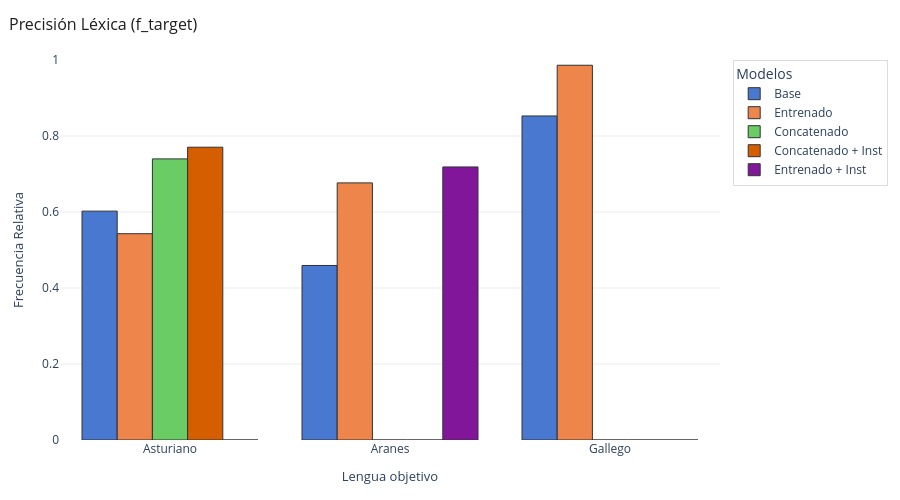
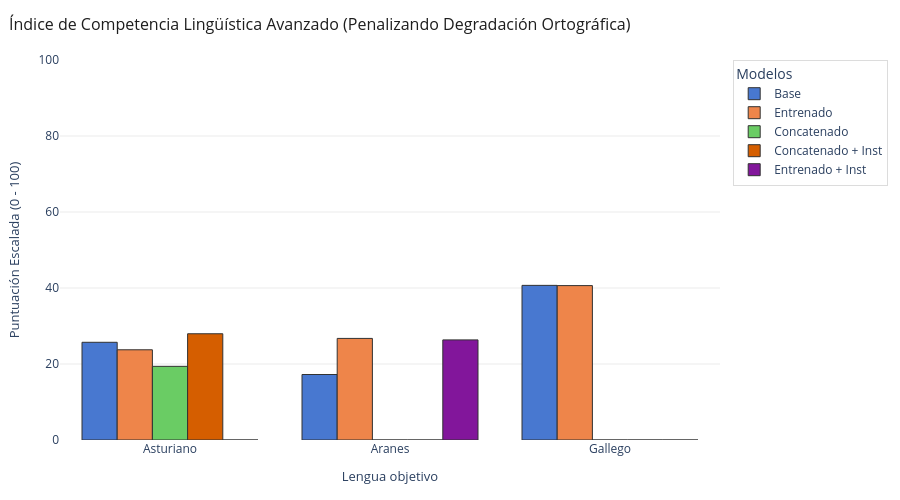

The code cell stored with these charts, in order, in its notebook:
### Code cell
idiomas = ["asturiano", "aranes", "gallego"]

# Gráfica 1: Tu métrica nuclear directa
explore.generar_grafico_barras(
    datos_globales=resultados_qlora,
    extractor="freq_target",
    titulo="Precisión Léxica (f_target)",
    ylabel="Frecuencia Relativa",
    ylim=(0, 1.0),
    idiomas_orden=idiomas,
    output_path= None,
    motor=aesthetics.PLOTLY
)

# Gráfica 2: El nuevo índice refinado con penalización por errores nuevos
explore.generar_grafico_barras(
    datos_globales=resultados_qlora,
    extractor=indice,
    titulo="Índice de Competencia Lingüística Avanzado (Penalizando Degradación Ortográfica)",
    ylabel="Puntuación Escalada (0 - 100)",
    ylim=(0, 100),
    idiomas_orden=idiomas,
    output_path= None,
    motor=explore.PLOTLY
)

### Figure 1 — Plotly figure (JSON) as saved in the notebook; plotly's stock layout.template omitted (floating-point values rounded to 4 significant figures)
{"data": [{"hovertemplate": "<b>Base</b><br>Idioma: %{x}<br>Frecuencia Relativa: %{y}<extra></extra>", "marker": {"color": "#4878d0", "line": {"color": "rgb(50,50,50)", "width": 1}}, "name": "Base", "type": "bar", "x": ["Asturiano", "Aranes", "Gallego"], "y": [0.6023, 0.4593, 0.8528]}, {"hovertemplate": "<b>Entrenado</b><br>Idioma: %{x}<br>Frecuencia Relativa: %{y}<extra></extra>", "marker": {"color": "#ee854a", "line": {"color": "rgb(50,50,50)", "width": 1}}, "name": "Entrenado", "type": "bar", "x": ["Asturiano", "Aranes", "Gallego"], "y": [0.5429, 0.6766, 0.9862]}, {"hovertemplate": "<b>Concatenado</b><br>Idioma: %{x}<br>Frecuencia Relativa: %{y}<extra></extra>", "marker": {"color": "#6acc64", "line": {"color": "rgb(50,50,50)", "width": 1}}, "name": "Concatenado", "type": "bar", "x": ["Asturiano", "Aranes", "Gallego"], "y": [0.7398, 0, 0]}, {"hovertemplate": "<b>Concatenado + Inst</b><br>Idioma: %{x}<br>Frecuencia Relativa: %{y}<extra></extra>", "marker": {"color": "#d55e00", "line": {"color": "rgb(50,50,50)", "width": 1}}, "name": "Concatenado + Inst", "type": "bar", "x": ["Asturiano", "Aranes", "Gallego"], "y": [0.7705, 0, 0]}, {"hovertemplate": "<b>Entrenado + Inst</b><br>Idioma: %{x}<br>Frecuencia Relativa: %{y}<extra></extra>", "marker": {"color": "#82169b", "line": {"color": "rgb(50,50,50)", "width": 1}}, "name": "Entrenado + Inst", "type": "bar", "x": ["Asturiano", "Aranes", "Gallego"], "y": [0, 0.7186, 0]}], "layout": {"barmode": "group", "height": 500, "legend": {"bordercolor": "rgb(220,220,220)", "borderwidth": 1, "title": {"text": "Modelos"}}, "margin": {"b": 60, "l": 60, "r": 40, "t": 60}, "paper_bgcolor": "white", "plot_bgcolor": "white", "title": {"font": {"color": "rgb(30,30,30)", "size": 16}, "text": "Precisión Léxica (f_target)", "x": 0.01}, "width": 900, "xaxis": {"tickfont": {"size": 12}, "title": {"font": {"size": 13}, "text": "Lengua objetivo"}}, "yaxis": {"gridcolor": "rgb(235,235,235)", "range": [0, 1], "tickfont": {"size": 12}, "title": {"font": {"size": 13}, "text": "Frecuencia Relativa"}}}}

### Figure 2 — Plotly figure (JSON) as saved in the notebook; plotly's stock layout.template omitted (floating-point values rounded to 4 significant figures)
{"data": [{"hovertemplate": "<b>Base</b><br>Idioma: %{x}<br>Puntuación Escalada (0 - 100): %{y}<extra></extra>", "marker": {"color": "#4878d0", "line": {"color": "rgb(50,50,50)", "width": 1}}, "name": "Base", "type": "bar", "x": ["Asturiano", "Aranes", "Gallego"], "y": [25.71, 17.23, 40.69]}, {"hovertemplate": "<b>Entrenado</b><br>Idioma: %{x}<br>Puntuación Escalada (0 - 100): %{y}<extra></extra>", "marker": {"color": "#ee854a", "line": {"color": "rgb(50,50,50)", "width": 1}}, "name": "Entrenado", "type": "bar", "x": ["Asturiano", "Aranes", "Gallego"], "y": [23.74, 26.73, 40.63]}, {"hovertemplate": "<b>Concatenado</b><br>Idioma: %{x}<br>Puntuación Escalada (0 - 100): %{y}<extra></extra>", "marker": {"color": "#6acc64", "line": {"color": "rgb(50,50,50)", "width": 1}}, "name": "Concatenado", "type": "bar", "x": ["Asturiano", "Aranes", "Gallego"], "y": [19.39, 0, 0]}, {"hovertemplate": "<b>Concatenado + Inst</b><br>Idioma: %{x}<br>Puntuación Escalada (0 - 100): %{y}<extra></extra>", "marker": {"color": "#d55e00", "line": {"color": "rgb(50,50,50)", "width": 1}}, "name": "Concatenado + Inst", "type": "bar", "x": ["Asturiano", "Aranes", "Gallego"], "y": [27.96, 0, 0]}, {"hovertemplate": "<b>Entrenado + Inst</b><br>Idioma: %{x}<br>Puntuación Escalada (0 - 100): %{y}<extra></extra>", "marker": {"color": "#82169b", "line": {"color": "rgb(50,50,50)", "width": 1}}, "name": "Entrenado + Inst", "type": "bar", "x": ["Asturiano", "Aranes", "Gallego"], "y": [0, 26.34, 0]}], "layout": {"barmode": "group", "height": 500, "legend": {"bordercolor": "rgb(220,220,220)", "borderwidth": 1, "title": {"text": "Modelos"}}, "margin": {"b": 60, "l": 60, "r": 40, "t": 60}, "paper_bgcolor": "white", "plot_bgcolor": "white", "title": {"font": {"color": "rgb(30,30,30)", "size": 16}, "text": "Índice de Competencia Lingüística Avanzado (Penalizando Degradación Ortográfica)", "x": 0.01}, "width": 900, "xaxis": {"tickfont": {"size": 12}, "title": {"font": {"size": 13}, "text": "Lengua objetivo"}}, "yaxis": {"gridcolor": "rgb(235,235,235)", "range": [0, 100], "tickfont": {"size": 12}, "title": {"font": {"size": 13}, "text": "Puntuación Escalada (0 - 100)"}}}}
